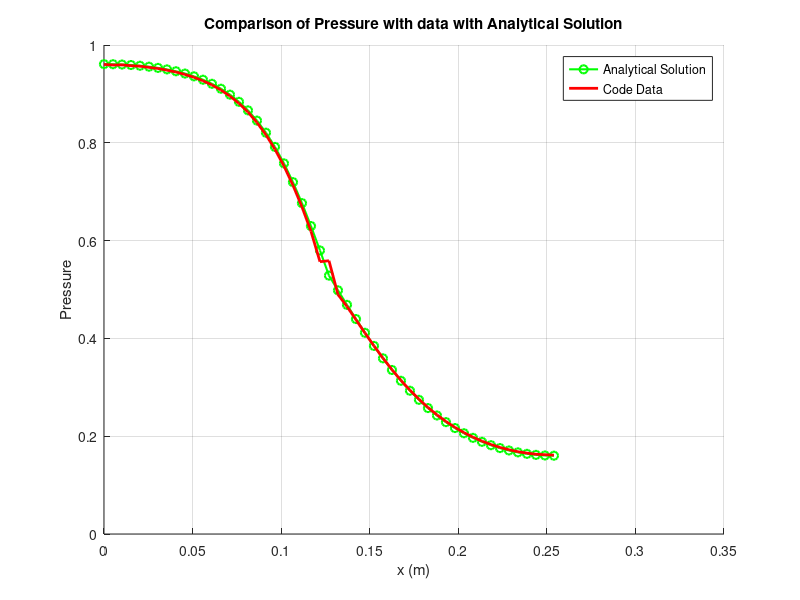
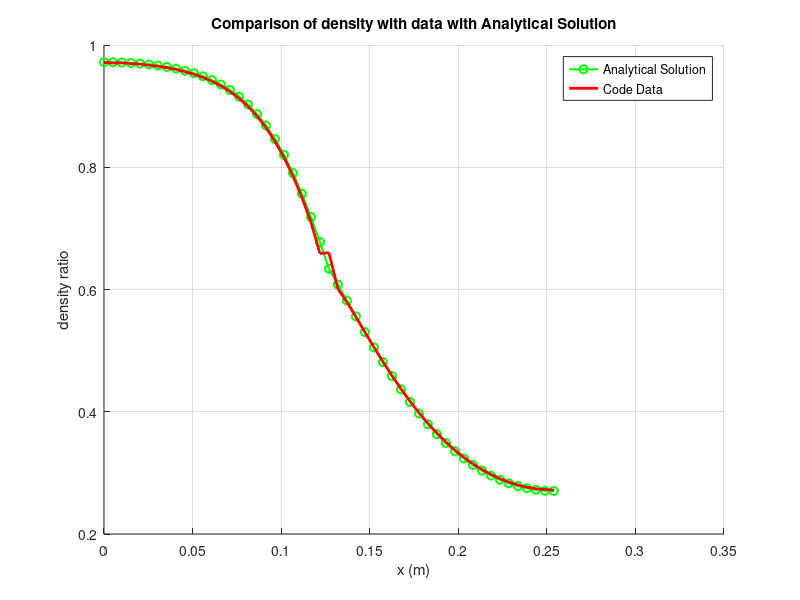
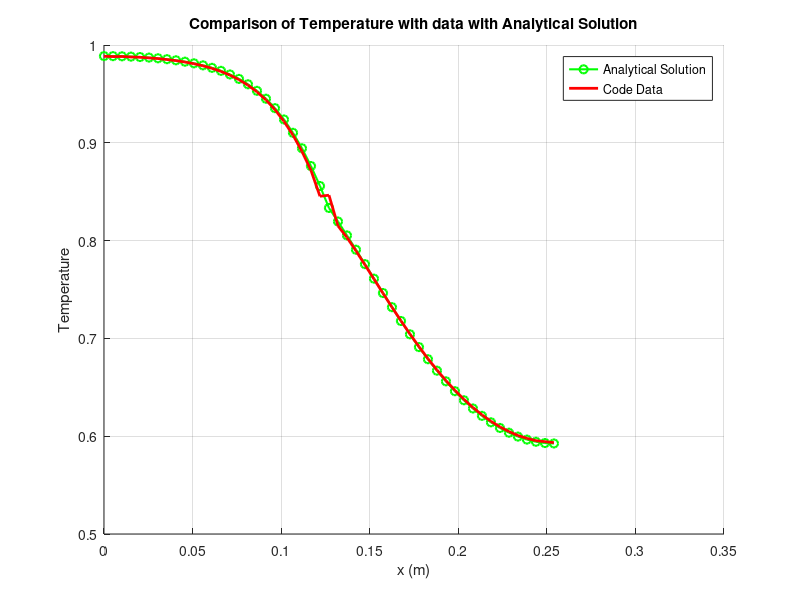
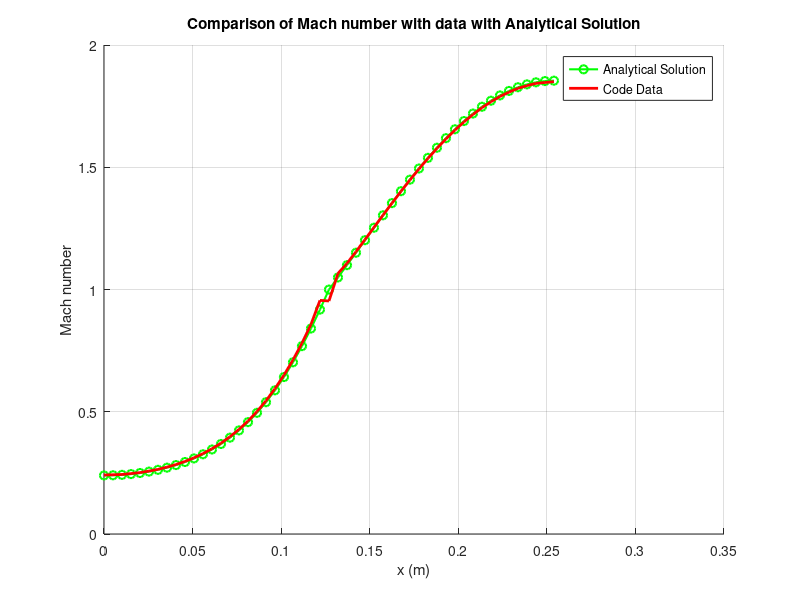

Write MATLAB code to recreate these figures, in order.
% Supersonic Flow
clc;
clear all;

N = 51; % Number of grid points
L = 0.254; % Length of the Nozzle
x = linspace(0,L,N); % Gives us the x coordinates
dx = L/(N-1); % Spacing between two grid points

%Gas Properties
R = 287;
gamma = 1.4;
cv = R/(gamma-1);
cp = gamma*cv;

tolerance = 1e-6;
residual = 10;
CFL = 0.5;

%Area function
A = zeros(1,N);
for i = 1:N
    if x(i)<0.127
        A(i) = 0.0444 - 0.019 * cos((0.2 * x(i) / 0.0254 - 1) * pi);
    else
        A(i) = 0.0318 - 0.0063 * cos((0.2 * x(i) / 0.0254 - 1) * pi);

    end
end

%Derivative of the Area function (Required for J2)
dlnA_dx = gradient(log(A), (dx));  % d/dx ln A

%Boundary Conditions at inlet and outlet
P_inlet = 6894.76;
P_back = 1103.16;
T_inlet = 55.56;

% Guessing the Initial Fields;
P = linspace(P_inlet,P_back,N);  % Initial guess of Pressure
V = linspace (20,300,N);  % Initial guess of velocity increases rapidly for supersonic flow

T = T_inlet - (V.^2 / (2 * cp));  % Initial guess of density
T(T <= 0) = T_inlet*0.5; % To ensure no temperature is lesser than zero

rho = P./(R*T); % Initial guess of density
a = (gamma*R*T).^0.5; % Speed of Sound

iterations = 0;
max_iterations = 1e+5;

% Initializing the Conservative variables provided in the project
Q1 = rho.*A;                                   
Q2 = rho.*A.*V;   
Q3 = rho.*A.*(cv.*T + 0.5.*V.^2);

% Initializing the fluxes provided in the project
F1 = Q2;
F2 = (Q2.^2./Q1) + (gamma-1) .* (Q3 - 0.5.*Q2.^2./ Q1);
F3 = (gamma.*Q2.*Q3./Q1) - 0.5.*(gamma - 1).*(Q2.^3./Q1.^2);

J1 = zeros(1,N);
J2 = (gamma - 1).*(Q3 - 0.5.*Q2.^2./Q1).*dlnA_dx;
J3 = zeros(1,N);

Q2_old_residual = Q2;

while residual > tolerance
    iterations  = iterations+1;

    Q1_old = Q1;
    Q2_old = Q2;
    Q3_old = Q3;

    % Dynamic time step (expression derived from John Anderson Book)
    dt = (CFL*dx)/(max(abs(a)+ abs(V)));

    F1 = Q2;
    F2 = (Q2.^2./Q1) + (gamma-1).*(Q3 - 0.5.*Q2.^2./ Q1);
    F3 = (gamma.*Q2.*Q3./Q1) - 0.5.*(gamma - 1).*(Q2.^3./Q1.^2);
    
    J2 = (gamma - 1).*(Q3 - 0.5.*Q2.^2./Q1).*dlnA_dx;

    % Predictor Step (1st step in MacCormack's Scheme) (Forward Time Forward Space discretization)

    Q1_star = Q1;
    Q2_star = Q2;
    Q3_star = Q3;

    for j = 2:N-1
        Q1_star(j) = Q1(j) - (dt/dx) * (F1(j+1) - F1(j)); % J1 term is 0
        Q2_star(j) = Q2(j) - (dt/dx) * (F2(j+1) - F2(j)) + dt * J2(j);
        Q3_star(j) = Q3(j) - (dt/dx) * (F3(j+1) - F3(j)); % J3 term is 0
    end

    % Now we update the values of Fluxes and Source term using the
    % predicted values of Q1_star, Q2_star, Q3_star

    F1_star = Q2_star;
    F2_star = (Q2_star.^2./Q1_star) + (gamma-1).*(Q3_star - 0.5.*Q2_star.^2./ Q1_star);
    F3_star = (gamma.*Q2_star.*Q3_star./Q1_star) - 0.5.*(gamma - 1).*(Q2_star.^3./Q1_star.^2);
    
    J2_star = (gamma - 1).*(Q3_star - 0.5.*Q2_star.^2./Q1_star).*dlnA_dx;

    % Corrector Step (2nd step in MacCormack's Scheme) (Forward Time Backward Space discretization)
    for k = 2:N-1
        Q1(k) = 0.5 * (Q1_old(k) + Q1_star(k) - (dt/dx)*(F1_star(k) - F1_star(k-1)));
        Q2(k) = 0.5 * (Q2_old(k) + Q2_star(k) - (dt/dx)*(F2_star(k) - F2_star(k-1)) + dt * J2_star(k));
        Q3(k) = 0.5 * (Q3_old(k) + Q3_star(k) - (dt/dx)*(F3_star(k) - F3_star(k-1)));
    end

    % Recover temperature, density, velocity, Pressure for interior nodes and then apply the boundary conditions for nodes 1 and N
    rho = Q1./A;
    V = Q2./Q1;
    T = (Q3./Q1 - 0.5.*V.^2)./cv;
    P = rho.*R.*T;
    a = sqrt(gamma*R.*T);

    % Applying the boundary Conditions at inlet

    V(1) = 2*V(2) - V(3);  % Extrapolating the velocity at inlet
    T(1) = T_inlet - V(1)^2 / (2*cp);
    P(1) = P_inlet * (T(1)/T_inlet)^(gamma/(gamma - 1));
    rho(1) = P(1) / (R*T(1));

    % Update values of Q1,Q2,Q3 at the inlet using the updated values of primitive variables at inlet
    Q1(1) = rho(1) * A(1);                                   
    Q2(1) = rho(1) * A(1) * V(1);   
    Q3(1) = rho(1) * A(1) * (cv*T(1) + 0.5*V(1)^2);
    
    % Applying the boundary Conditions at outlet
    rho(N) = 2*rho(N-1)- rho(N-2); % Extrapolating the density at outlet
    V(N) = 2*V(N-1)- V(N-2); % Extrapolating the velocity at outlet
    T(N) = 2*T(N-1)- T(N-2); % Extrapolating the temperature at outlet

    
    %getting the pressure at node N

    P(N) = rho(N)*R*T(N);

    % Update values of Q1,Q2,Q3 at the outlet using the updated values of primitive variables at outlet
    Q1(N) = rho(N) * A(N);                                   
    Q2(N) = rho(N) * A(N) * V(N);   
    Q3(N) = rho(N) * A(N) * (cv*T(N) + 0.5*V(N)^2);

    % Calculating the residual

    residual = norm(Q2 - Q2_old_residual) / (norm(Q2_old_residual) + eps);
    Q2_old_residual = Q2;
end

% Getting the final results
Pressure_ratio = P ./ P_inlet;
rho_ratio = rho ./ (P_inlet / (R * T_inlet));
Temperature_ratio = T ./ T_inlet;
Mach = V ./ a;

% NASA's data for Pressure ratio for a subsonic Flow;

% axial Coordinates for the nozzle
x_m = [0.000000, 0.005080, 0.010160, 0.015240, 0.020320, 0.025400, 0.030480, 0.035560, 0.040640, 0.045720,...
    0.050800, 0.055880, 0.060960, 0.066040, 0.071120, 0.076200, 0.081280, 0.086360, 0.091440, 0.096520,...
    0.101600, 0.106680, 0.111760, 0.116840, 0.121920, 0.127000, 0.132080, 0.137160, 0.142240, 0.147320,...
    0.152400, 0.157480, 0.162560, 0.167640, 0.172720, 0.177800, 0.182880, 0.187960, 0.193040, 0.198120,...
    0.203200, 0.208280, 0.213360, 0.218440, 0.223520, 0.228600, 0.233680, 0.238760, 0.243840, 0.248920, 0.254000];


% Mach Number for NASA
M_NASA = [ ...
    0.2395428, 0.2401525, 0.2419912, 0.2450882, 0.2494931, ...
    0.2552769, 0.2625332, 0.2713805, 0.2819642, 0.2944594, ...
    0.3090735, 0.3260485, 0.3456640, 0.3682380, 0.3941266, ...
    0.4237210, 0.4574398, 0.4957166, 0.5389794, 0.5876219, ...
    0.6419665, 0.7022194, 0.7684249, 0.8404243, 0.9178230, ...
    0.9997698, 1.049278, 1.099540, 1.150450, 1.201643, ...
    1.252754, 1.303419, 1.353288, 1.402030, 1.449334, ...
    1.494914, 1.538515, 1.579906, 1.618885, 1.655275, ...
    1.688924, 1.719701, 1.747494, 1.772210, 1.793771, ...
    1.812114, 1.827187, 1.838950, 1.847373, 1.852435, ...
    1.854124 ...
    ];


% Pressure ratio
p_Pa = [ ...
    6.624825e+03, 6.623483e+03, 6.619422e+03, 6.612517e+03, 6.602563e+03, ...
    6.589253e+03, 6.572173e+03, 6.550782e+03, 6.524387e+03, 6.492109e+03, ...
    6.452862e+03, 6.405303e+03, 6.347792e+03, 6.278345e+03, 6.194623e+03, ...
    6.093898e+03, 5.963318e+03, 5.810302e+03, 5.632164e+03, 5.426404e+03, ...
    5.190767e+03, 4.923308e+03, 4.622400e+03, 4.296748e+03, 3.945457e+03, ...
    3.644037e+03, 3.437446e+03, 3.229693e+03, 3.030303e+03, 2.837864e+03, ...
    2.651063e+03, 2.472645e+03, 2.302326e+03, 2.140838e+03, 1.988911e+03, ...
    1.847261e+03, 1.716589e+03, 1.597569e+03, 1.489844e+03, 1.392916e+03, ...
    1.306073e+03, 1.228480e+03, 1.159243e+03, 1.097363e+03, 1.041771e+03, ...
    9.913823e+02, 9.451218e+02, 9.011752e+02, 8.619175e+02, 8.255921e+02, ...
    7.916280e+02 ...
];


% Mach Number for analytical
M_anyl = [ ...
0.2395428, 0.2401525, 0.2419912, 0.2450882, 0.2494931, ...
0.2552769, 0.2625332, 0.2713805, 0.2819642, 0.2944594, ...
0.3090735, 0.3260485, 0.3456640, 0.3682380, 0.3941266, ...
0.4237210, 0.4574398, 0.4957166, 0.5389794, 0.5876219, ...
0.6419665, 0.7022194, 0.7684249, 0.8404243, 0.9178230, ...
0.9997698, 1.049278, 1.099540, 1.150450, 1.201643, ...
1.252754, 1.303419, 1.353288, 1.402030, 1.449334, ...
1.494914, 1.538515, 1.579906, 1.618885, 1.655275, ...
1.688924, 1.719701, 1.747494, 1.772210, 1.793771, ...
1.812114, 1.827187, 1.838950, 1.847373, 1.852435, ...
1.854124 ...
];

% analytical solution for pressure
P_anyl = (1 + 0.2* M_anyl.^2).^-(1.4/0.4);

% analytical solution for temperature
T_anyl = 1./(1 + 0.2*M_anyl.^2);

% analytical solution for density
rho_anyl = (1 + 0.2* M_anyl.^2).^-(1/0.4);

% Comparison of results with Analytical Solution by plotting them

%Pressure ratio Comparison
figure()
hold on;
plot(x_m, P_anyl, 'g-o', 'LineWidth', 1.5);
plot(x_m, Pressure_ratio, 'r', 'LineWidth', 2);
xlabel('x (m)');
ylabel("Pressure")
legend("Analytical Solution", "Code Data")
title('Comparison of Pressure with data with Analytical Solution');
grid on;

%Density ratio Comparison
figure()
hold on;
plot(x_m, rho_anyl, 'g-o', 'LineWidth', 1.5);
plot(x_m, rho_ratio, 'r', 'LineWidth', 2);
xlabel('x (m)');
ylabel("density ratio")
legend("Analytical Solution", "Code Data")
title('Comparison of density with data with Analytical Solution');
grid on;

%Temperaure ratio Comparison
figure()
hold on;
plot(x_m, T_anyl, 'g-o', 'LineWidth', 1.5);
plot(x_m, Temperature_ratio, 'r', 'LineWidth', 2);
xlabel('x (m)');
ylabel("Temperature")
legend("Analytical Solution", "Code Data")
title('Comparison of Temperature with data with Analytical Solution');
grid on;

%Mach Number ratio Comparison
figure()
hold on;
plot(x_m, M_anyl, 'g-o', 'LineWidth', 1.5);
plot(x_m, Mach, 'r', 'LineWidth', 2);
xlabel('x (m)');
ylabel("Mach number")
legend("Analytical Solution", "Code Data")
title('Comparison of Mach number with data with Analytical Solution');
grid on;


% Comparison of Pressure with NASA's Data
figure()
hold on;
plot(x_m, p_Pa./P_inlet, 'g-o', 'LineWidth', 1.5);
plot(x_m, P./P_inlet, 'r', 'LineWidth', 2);
xlabel('x (m)');
ylabel("Pressure")
legend("NASA", "Code Data")
title('Comparison of Pressure with data from NASA');
grid on;

% Comparison of Mach Number with NASA's Data
figure()
hold on;
plot(x_m, M_NASA, 'g-o', 'LineWidth', 1.5);
plot(x_m, Mach, 'r', 'LineWidth', 2);
xlabel('x (m)');
ylabel("Mach Number")
legend("NASA", "Code Data")
title('Comparison of Mach Number with data from NASA');
grid on;
